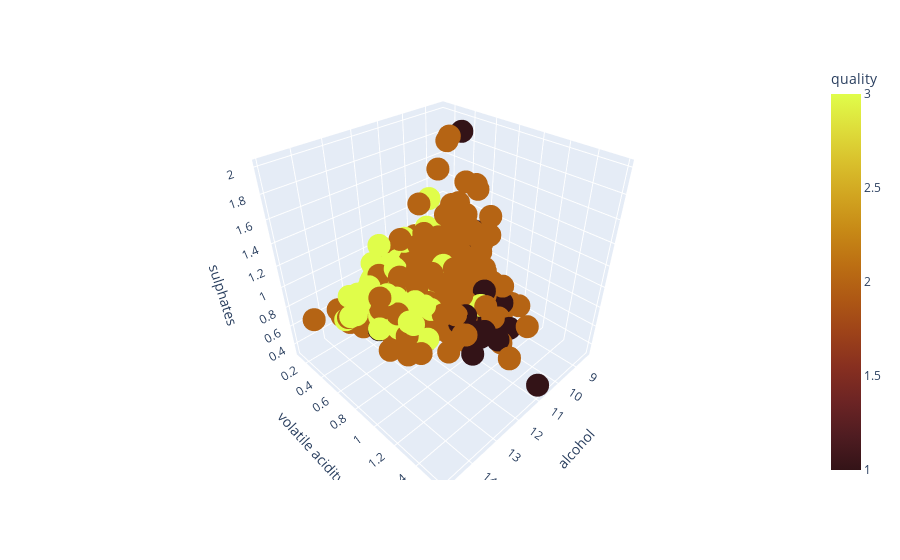

Notebook code cell kept with this figure:
### Code cell
import plotly.express as px
fig = px.scatter_3d(dataset, x='alcohol',
                    y='volatile acidity', 
                    z='sulphates', 
                   color='quality', 
       color_continuous_scale='solar'
       )
iplot(fig)

### Figure 1 — Plotly figure (JSON) as saved in the notebook; plotly's stock layout.template omitted (floating-point values rounded to 4 significant figures; data arrays with more than 128 entries replaced by an {"elided": "..."} marker saying what was removed)
{"data": [{"hoverlabel": {"namelength": 0}, "hovertemplate": "alcohol=%{x}<br>volatile acidity=%{y}<br>sulphates=%{z}<br>quality=%{marker.color}", "legendgroup": "", "marker": {"color": {"elided": "1599 int values"}, "coloraxis": "coloraxis", "symbol": "circle"}, "mode": "markers", "name": "", "scene": "scene", "showlegend": false, "type": "scatter3d", "x": {"elided": "1599 float values"}, "y": {"elided": "1599 float values"}, "z": {"elided": "1599 float values"}}], "layout": {"coloraxis": {"colorbar": {"title": {"text": "quality"}}, "colorscale": [[0, "rgb(51, 19, 23)"], [0.09091, "rgb(79, 28, 33)"], [0.1818, "rgb(108, 36, 36)"], [0.2727, "rgb(135, 47, 32)"], [0.3636, "rgb(157, 66, 25)"], [0.4545, "rgb(174, 88, 20)"], [0.5455, "rgb(188, 111, 19)"], [0.6364, "rgb(199, 137, 22)"], [0.7273, "rgb(209, 164, 32)"], [0.8182, "rgb(217, 192, 44)"], [0.9091, "rgb(222, 222, 59)"], [1, "rgb(224, 253, 74)"]]}, "legend": {"tracegroupgap": 0}, "margin": {"t": 60}, "scene": {"domain": {"x": [0, 1], "y": [0, 1]}, "xaxis": {"title": {"text": "alcohol"}, "type": "linear"}, "yaxis": {"title": {"text": "volatile acidity"}, "type": "linear"}, "zaxis": {"title": {"text": "sulphates"}, "type": "linear"}, "aspectratio": {"x": 1, "y": 1, "z": 1}, "aspectmode": "auto"}, "autosize": true}}
